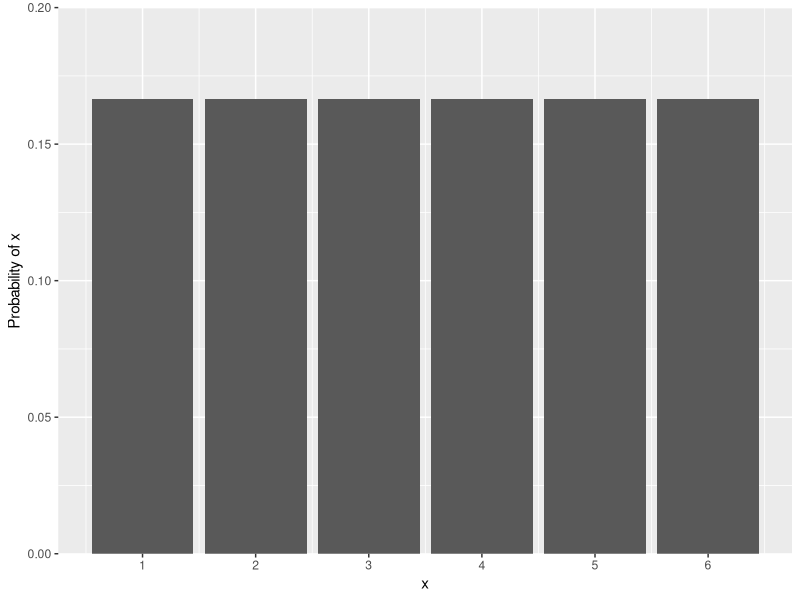
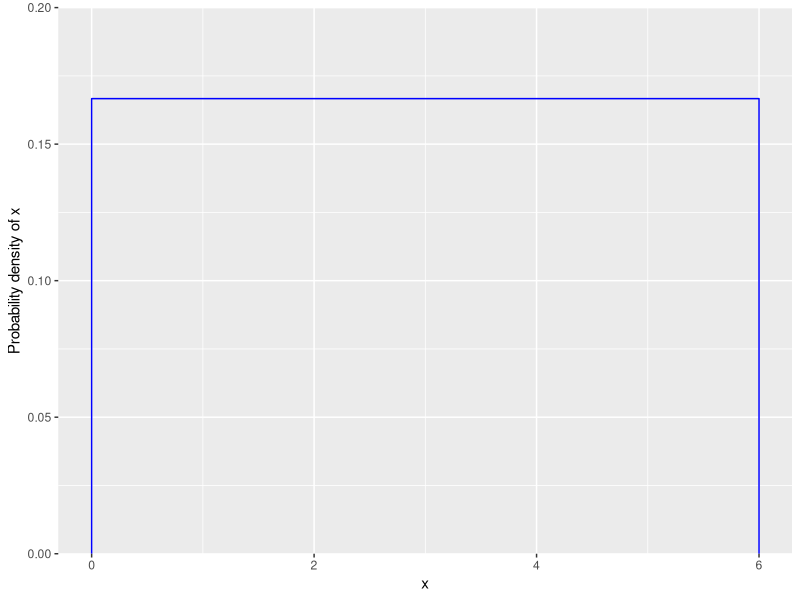
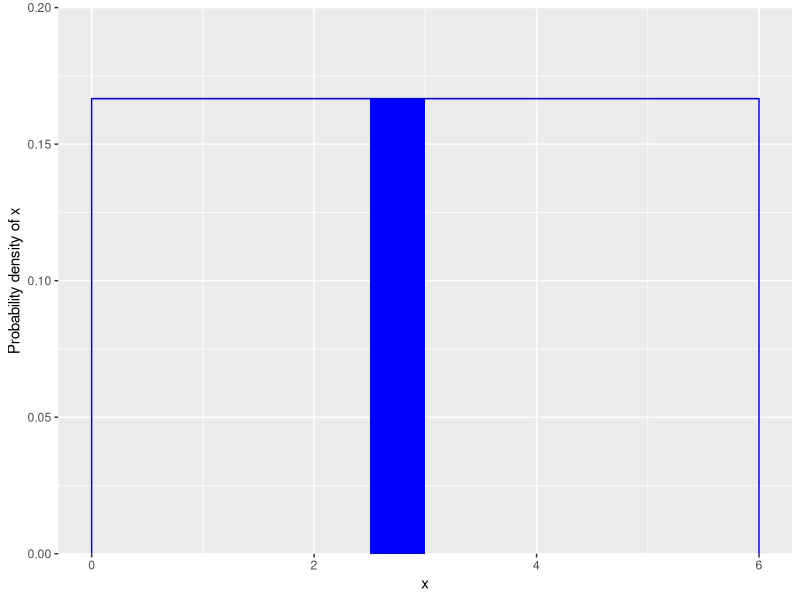
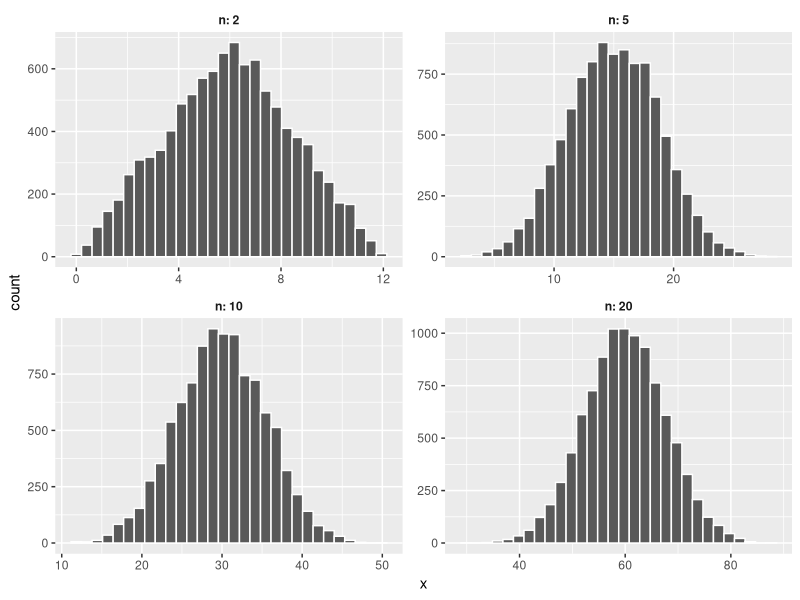
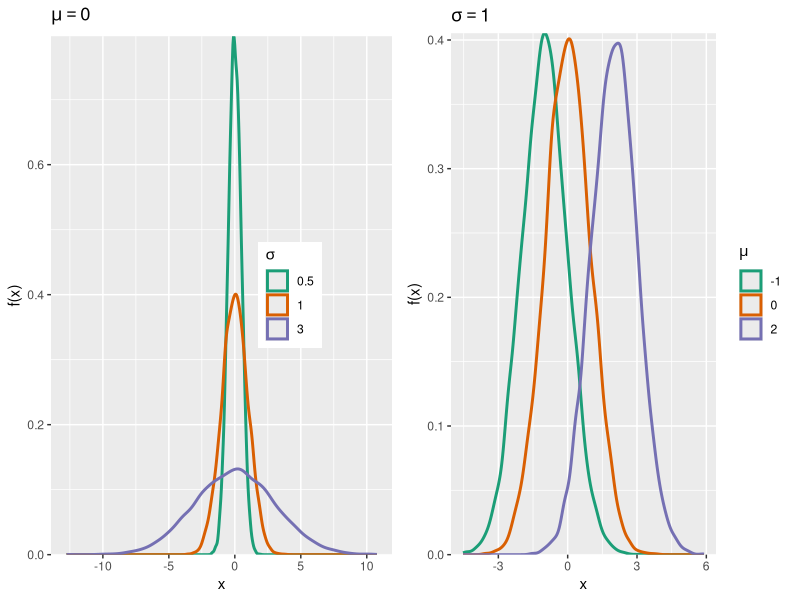

The R source for these figures, in order: (Note: this script raises an error after producing the figures.)
## ---- chunk 1
knitr::opts_chunk$set(echo = TRUE)
library(tidyverse)
library(cowplot)
## ---- chunk 2
ggplot(NULL, aes(x = 1:6, y = 1/6)) +
    labs(x = "x", y = "Probability of x") +
    geom_bar(stat = "identity") +
    scale_x_continuous(breaks = 1:6) +
    scale_y_continuous(expand = c(0, 0), limits = c(0, 0.2))
## ---- chunk 3
ggplot(NULL, aes(x = c(-1E-6, 1E-6, 6 - 1E-6, 6 + 1E-6), y = c(0, 1/6, 1/6, 0))) +
    labs(x = "x", y = "Probability density of x") +
    scale_y_continuous(expand = c(0, 0), limits = c(0, 0.2)) +
    geom_line(color = "blue")
## ---- chunk 4
ggplot(NULL, aes(x = c(-1E-6, 1E-6, 6 - 1E-6, 6 + 1E-6), y = c(0, 1/6, 1/6, 0))) +
    labs(x = "x", y = "Probability density of x") +
    scale_y_continuous(expand = c(0, 0), limits = c(0, 0.2)) +
    geom_line(color = "blue") +
    geom_rect(xmin = 2.5, xmax = 3, ymin = 0, ymax = 1/6, fill = "blue")
## ---- chunk 5
x <- runif(n = 1, min = 0, max = 6)
x
## ---- chunk 6
# Sum of n random variables with a uniform distribution between min and max
sum_unif <- function(n, min, max) {
    sum(runif(n, min, max))
}

n <- 10
x <- replicate(10000, sum_unif(n, 0, 6))
## ---- chunk 7
df <- data.frame(n = c(2, 5, 10, 20)) %>%
    mutate(x = map(n, ~ replicate(10000, sum_unif(., 0, 6)))) %>%
    unnest()
ggplot(df, aes(x = x)) +
    geom_histogram(color = "white") + 
    facet_wrap(~n, scales = "free", labeller = label_both) +
    theme(strip.background = element_blank(), strip.text = element_text(face = "bold"))
## ---- chunk 8
df <- data.frame(mu = c(-1, 0, 2), sigma = c(0.5, 1, 3)) %>%
    expand(mu, sigma) %>%
    mutate(x = map2(mu, sigma, ~ rnorm(10000, .x, .y))) %>%
    unnest()

p1 <- ggplot(filter(df, mu == 0), aes(x = x, color = as.factor(sigma))) +
    labs(y = "f(x)", title = expression(mu == 0), color = expression(sigma)) +
    geom_density(size = 1) +
    scale_y_continuous(expand = c(0, 0)) +
    scale_color_brewer(palette = "Dark2") +
    theme(legend.position = c(0.7, 0.5))

p2 <- ggplot(filter(df, sigma == 1), aes(x = x, color = as.factor(mu))) +
    labs(y = "f(x)", title = expression(sigma == 1), color = expression(mu)) +
    geom_density(size = 1) +
    scale_y_continuous(expand = c(0, 0)) +
    scale_color_brewer(palette = "Dark2")

plot_grid(p1, p2, nrow = 1)
## ---- chunk 9

plot_c <- function(q) {
    ggplot(NULL, aes(x = c(-3, 3))) +
    labs(x = "z", y = "F(z)") +
    stat_function(fun = pnorm) +
    geom_point(aes(x = q, y = pnorm(q)), color = "blue", size = 2) +
    scale_y_continuous(expand = c(0, 0))
} 

plot_d <- function(q) {
    ggplot(NULL, aes(x = c(-3, 3))) +
    labs(x = "z", y = "f(z)") +
    stat_function(fun = dnorm) +
    stat_function(fun = function(x) ifelse(x <= q, dnorm(x), NA), geom = "area", fill = "blue") +
    scale_y_continuous(expand = c(0, 0))
}

plot_grid(plot_c(-1.5), plot_c(0), plot_c(1.25),
          plot_d(-1.5), plot_d(0), plot_d(1.25), nrow = 2, align = "v")
## ---- chunk 10
pnorm(2, mean = 0, sd = 1)
## ---- chunk 11
pnorm(1, mean = 0, sd = 1) - pnorm(-1, mean = 0, sd = 1)
## ---- chunk 12
qnorm(0.75, mean = 0, sd = 1)
## ---- chunk 13
test <- rnorm(99, mean = 6, sd = 4)

qqnorm(test)
qqline(test)
## ---- chunk 14
kejim <- read.csv("../donnees/cours1_kejimkujik.csv")

dhp <- kejim$DHP

qqnorm(dhp)
qqline(dhp)
## ---- chunk 15
ggplot(kejim, aes(x = DHP)) +
    geom_histogram(color = "white", fill = "blue", binwidth = 5) +
    scale_y_continuous(expand = c(0, 0))
## ---- chunk 16
p1 <- ggplot(NULL, aes(x = c(-3, 3))) +
    labs(title = "Normal distribution", x = "y", y = "f(y)") +
    stat_function(fun = dnorm) +
    scale_y_continuous(expand = c(0, 0))
p2 <- ggplot(NULL, aes(x = c(exp(-5), exp(2)))) +
    labs(title = "Log-normal distribution", x = "x", y = "f(x)") +
    stat_function(fun = dlnorm) +
    scale_y_continuous(expand = c(0, 0))
plot_grid(p1, p2, nrow = 1)
## ---- chunk 17
qqnorm(log(dhp))
qqline(log(dhp))
## ---- chunk 18
p1 <- ggplot(NULL, aes(x = c(-3, 3))) +
    labs(title = "Logarithmic scale", x = "y", y = "f(y)") +
    stat_function(fun = dnorm, color = "blue", size = 1) +
    stat_function(fun = function(x) dnorm(x, 0, 0.5), color = "orange", size = 1) +
    scale_y_continuous(expand = c(0, 0))
p2 <- ggplot(NULL, aes(x = c(exp(-5), exp(2)))) +
    labs(title = "Original scale", x = "x", y = "f(x)") +
    stat_function(fun = dlnorm, color = "blue", size = 1) +
    stat_function(fun = function(x) dlnorm(x, 0, 0.5), color = "orange", size = 1) +
    scale_y_continuous(expand = c(0, 0))
plot_grid(p1, p2, nrow = 1)
## ---- chunk 19
# dhp is the vector of DBH for 1161 trees
paste("The population has a mean DBH of", round(mean(dhp), 2), "cm with a standard deviation of", round(sd(dhp), 2), "cm.")
## ---- chunk 20
mean(sample(dhp, 20)) # mean DBH for a sample of n = 20 trees
## ---- chunk 21
df <- data.frame(n = c(10, 20, 40)) %>%
    mutate(x = map(n, ~ replicate(1E4, mean(sample(dhp, size = .))))) %>%
    unnest()

ggplot(df, aes(x = x)) +
     geom_histogram(color = "white") +
     labs(x = "Sample mean of DBH", y = "Number of replicates") +
     scale_y_continuous(expand = c(0, 0)) +
     facet_wrap(~ n, labeller = label_both) +
     theme(strip.background = element_blank(), strip.text = element_text(face = "bold"))
## ---- chunk 22
ggplot(NULL, aes(x = c(10, 100))) +
    stat_function(fun = function(x) x^(-0.5), geom = "line", size = 1) +
    labs(x = "n", y = expression(1/sqrt(n))) +
    geom_segment(aes(x = 0, xend = 20, y = 1/sqrt(20), yend = 1/sqrt(20)),
                 linetype = "dotted") +
    geom_segment(aes(x = 20, xend = 20, y = 0, yend = 1/sqrt(20)),
                 linetype = "dotted") +
    geom_segment(aes(x = 0, xend = 40, y = 1/sqrt(40), yend = 1/sqrt(40)),
                 linetype = "dotted") +
    geom_segment(aes(x = 40, xend = 40, y = 0, yend = 1/sqrt(40)),
                 linetype = "dotted") +
    geom_segment(aes(x = 0, xend = 60, y = 1/sqrt(60), yend = 1/sqrt(60)),
                 linetype = "dotted") +
    geom_segment(aes(x = 60, xend = 60, y = 0, yend = 1/sqrt(60)),
                 linetype = "dotted") +
    scale_x_continuous(breaks = seq(10, 80, 10), limits = c(0, 90), expand = c(0, 0)) +
    scale_y_continuous(breaks = seq(0, 0.3, 0.05), limits = c(0, 0.35), expand = c(0, 0))
    
## ---- chunk 23
c(qnorm(0.25), qnorm(0.75))
## ---- chunk 24
ggplot(NULL, aes(x = c(-3, 3))) +
    labs(x = "z", y = "f(z)") +
    stat_function(fun = dnorm) +
    stat_function(fun = function(x) ifelse(abs(x) > qnorm(0.95), dnorm(x), NA), geom = "area", fill = "red") +
    scale_y_continuous(expand = c(0, 0))
